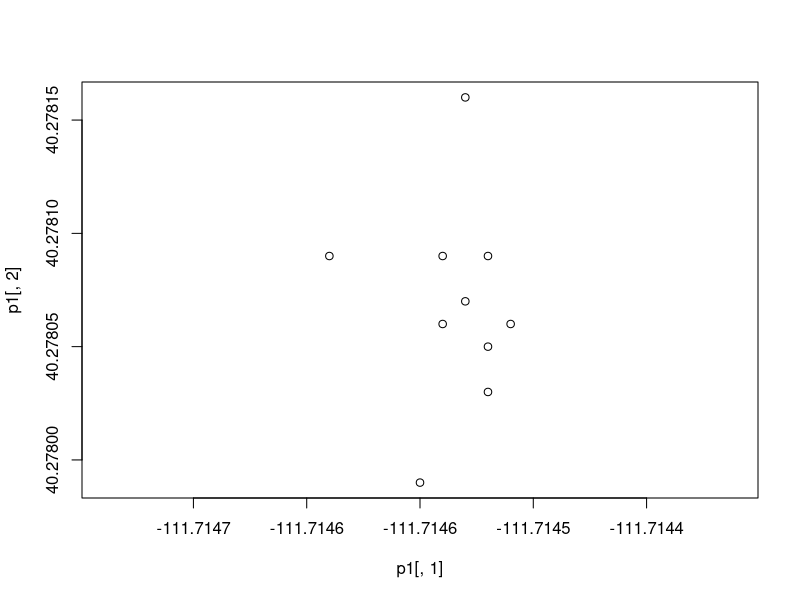
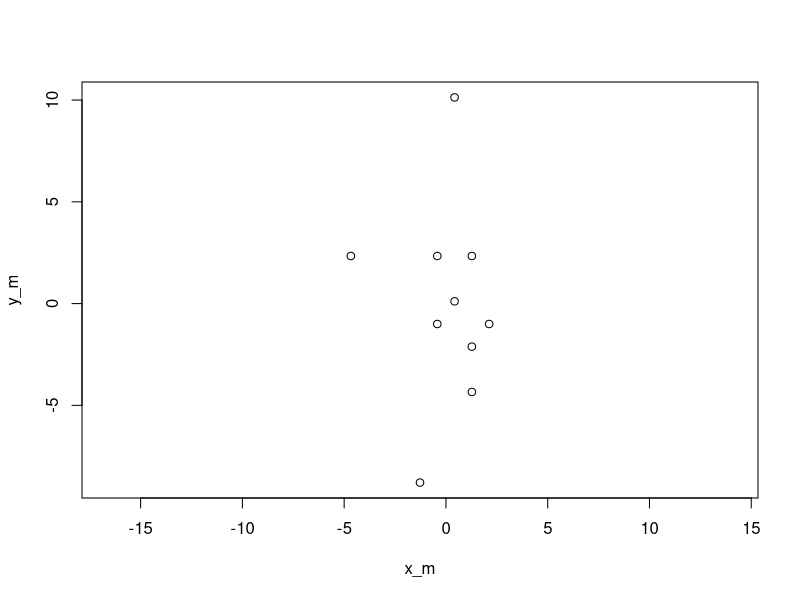
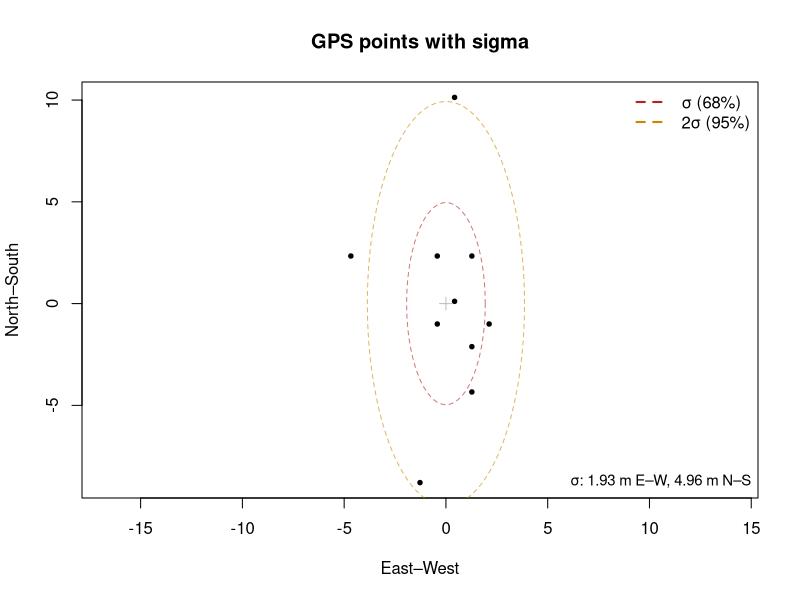
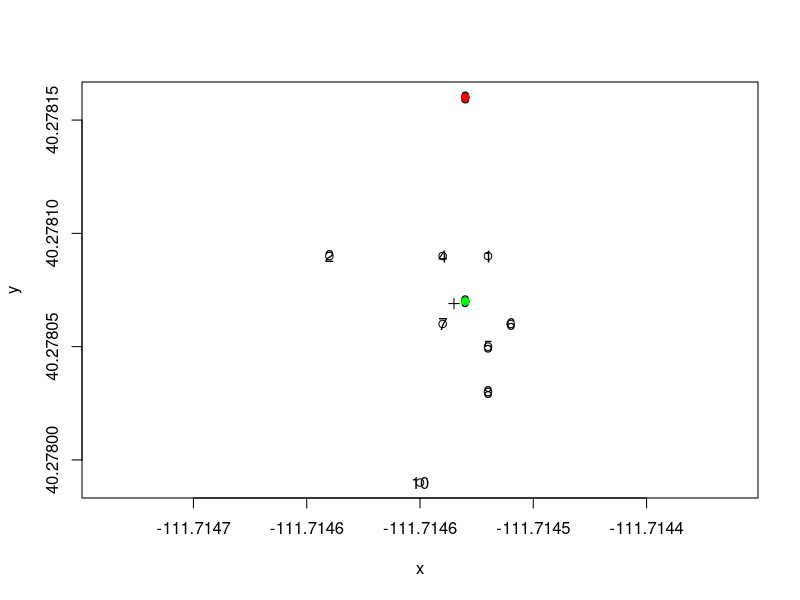

Here is the R script that generated these plots, in order: (Note: this script raises an error after producing the figures.)
#
# Lab 1 - values only
#
#

# read in points
p1 <- matrix(c(
  -111.71452, 40.27809,
  -111.71459, 40.27809,
  -111.71453, 40.27816,
  -111.71454, 40.27809,
  -111.71452, 40.27805,
  -111.71451, 40.27806,
  -111.71454, 40.27806,
  -111.71452, 40.27803,
  -111.71453, 40.27807,
  -111.71455, 40.27799
), ncol = 2, byrow = TRUE)
colnames(p1) <- c("x", "y")


plot(p1[,1],p1[,2], asp=1)
apply(p1, 2, mean)
apply(p1, 2, sd) / c(111123)

# convert distances
x_diff_m <- p1[,1] - apply(p1, 2, mean)[1] * 111132
y_diff_m <- p1[,2] - apply(p1, 2, mean)[2] * 84964
sqrt((x_diff_m)^2 + (y_diff_m)^2)
  

sqrt((p1[,1] - apply(p1, 2, mean)[1])^2 + (p1[,2] - apply(p1, 2, mean)[2])^2) 


# Approximate constants
R <- 6378137 # equatorial radius - average is 6371000
deg_to_rad <- pi / 180
lat_mean <- mean(p1[,2])
lat_mean_rad <- lat_mean * deg_to_rad

# Convert all points to meters relative to center
x_m <- (p1[,1] - mean(p1[,1])) * deg_to_rad * R * cos(lat_mean_rad)
y_m <- (p1[,2] - mean(p1[,2])) * deg_to_rad * R

# Standard deviations in meters
sd_x <- sd(x_m)
sd_y <- sd(y_m)
cat('Std dev. for \n longitude:', sd_x , 'm',
    '\n latitude:', sd_y, 'm')

# p1_meters <- cbind(x = x_m, y = y_m)

plot(x_m, y_m, asp=1)


# CREATE ELLIPSE
# Center point (in meters)
center_x <- 0
center_y <- 0

# Create angles
theta <- seq(0, 2*pi, length.out = 200)

# Parametric equation of an ellipse
ellipse_x <- center_x + sd_x * cos(theta)
ellipse_y <- center_y + sd_y * sin(theta)
scale_factor <- 2  # for 2-sigma buffer
ellipse_x2 <- center_x + scale_factor * sd_x * cos(theta)
ellipse_y2 <- center_y + scale_factor * sd_y * sin(theta)

# Plot the original points (asp - aspect ratio of the x and y same unit)
plot(x_m, y_m, asp = 1, pch = 19, col = "black", cex=0.6,
     xlab = "East–West", ylab = "North–South",
     main = "GPS points with sigma")

# Add sd ellipses
lines(ellipse_x, ellipse_y, col = adjustcolor("firebrick", 0.6), lty = 2)
lines(ellipse_x2, ellipse_y2, col = adjustcolor("orange3", 0.6), lty = 2)

# Add center point
points(0, 0, pch = 3, col = "gray", cex = 1.2)

# legend
legend("topright",                        # position (can also use "bottomleft", etc.)
       legend = c("\u03C3 (68%)", "2\u03C3 (95%)"),  # labels with sigma symbol
       col = c("firebrick", "orange3"),          # matching colors
       lwd = 2,                           # line width: x2
       lty = 2,                     # line type: dashed
       bty = "n")                         # no box around the legend

legend("bottomright",
       legend = c(
         paste0("\u03C3: ", round(sd_x, 2), " m E–W, ", round(sd_y, 2), " m N–S")),
       bty = "n",  # No box
       cex = 0.9)





# 1. Compute the mean (centroid) point
mean_point <- colMeans(p1)  # gives c(mean_x, mean_y)

# 2. Compute Euclidean distances from each point to the mean point
distances <- sqrt((p1[,1] - mean_point[1])^2 + (p1[,2] - mean_point[2])^2)

# 3. Find index of closest and farthest point
closest_index <- which.min(distances)
farthest_index <- which.max(distances)

distances[which.min(distances)] * 111132
distances[which.max(distances)] * 84964

# 4. View the results
p1[closest_index, ]   # Closest point to mean
p1[farthest_index, ]  # Farthest point from mean


plot(p1, asp=1)
text(p1[, 1], p1[, 2], labels = 1:10)
points(mean_point[1], mean_point[2], col='black', pch=3)
points(p1[closest_index, 1], p1[closest_index, 2], col='green', pch=19)
points(p1[farthest_index, 1], p1[farthest_index, 2], col='red', pch=19)


# normally 7
options(digits = 12)

library(terra)
# Create points
pc <- vect(matrix(c(-111.7153362, 40.27748851), ncol=2, 
                      byrow=TRUE), type="points")

# Assign coordinate system information (WGS84)
crs(points) <- "+proj=longlat +datum=WGS84 +no_defs"

# Create points
pp <- vect(p1, type="points")

# Assign coordinate system information (WGS84)
crs(pp) <- "+proj=longlat +datum=WGS84 +no_defs"
crs(pp) <- "EPSG:4326"
# projection issues
# pp2 = project(pp, "EPSG:2767") # this is projected
# pp2 = project(pp, "EPSG:4269") # NAD83
# pp2 = project(pp, "EPSG:4267") # NAD27
pp2 = project(pp, 'EPSG:6318') # NAD83 - 2011 North AMerican Fixed
pp_igs = project(pp, 'EPSG:9014') # IGS08
pp3=pp2;crs(pp3) = "EPSG:4326"

plot(pp)
plot(pp2,col='green', add=T, pch=3)
plot(pp3,col='red', add=T, pch=3)

geom(pp)
geom(pp3)
geom(pp_igs)

plot(pp[3,], xlim=c(geom(pp[3,])[3]-0.00001, geom(pp[3,])[3]+0.00001), 
     ylim=c(geom(pp[3,])[4]-0.00001, geom(pp[3,])[4]+0.00001))
plot(pp3[3,],col='red', add=T, pch=3)

formatC(geom(pp[3,]),digits=8)
geom(pp3[3,])


terra::crs(pp, describe=TRUE)
terra::crs(pp2, describe=TRUE)
terra::crs(pp3, describe=TRUE)


library(sf)

# Create a point in WGS84
pt_wgs84 <- st_sfc(st_point(c(-111.71452, 40.27809)), crs = 4326)

# Transform to NAD83 using PROJ pipeline
pt_nad83 <- st_transform(pt_wgs84, crs = 4269)

# Compare coordinates
st_coordinates(pt_wgs84)
st_coordinates(pt_nad83)

# Difference in meters using geodetic distance
sf::st_distance(pt_wgs84, pt_nad83)







library(sf)

# 1. Create point in WGS84
pt_wgs84 <- st_sfc(st_point(c(-111.71452, 40.27809)), crs = 4326)

# 2. Correctly transform to NAD83
pt_nad83 <- st_transform(pt_wgs84, 4269)

# 3. Mislabel NAD83 point as WGS84 WITHOUT transforming it
# This simulates a real-world CRS mistake!
pt_nad83_mislabeled <- st_set_crs(pt_nad83, 4326)

# 4. Compute the distance between original WGS84 and mislabeled NAD83
st_distance(pt_wgs84, pt_nad83_mislabeled)
